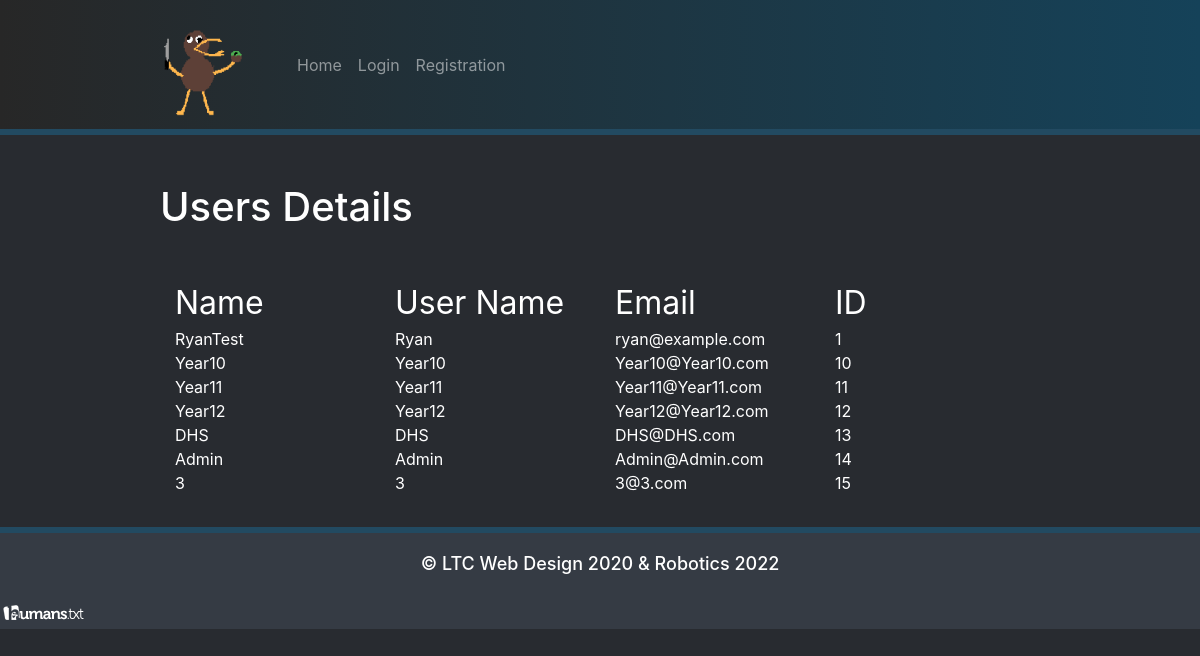
Screenshot of /report/allUserDetails with the database file from the repository.
### models.py (models this page shows, shortened)
class User(UserMixin, db.Model):
    id = db.Column(db.Integer, primary_key=True)
    name = db.Column(db.String(64), index=True, unique=True)
    username = db.Column(db.String(64), index=True, unique=True)
    email = db.Column(db.String(120), index=True, unique=True)
    password_hash = db.Column(db.String(128))
    is_administrator = db.Column(db.Boolean)
    current_score = db.Column(db.Integer)
    active_player = db.Column(db.Boolean)

### bp_game_management.py (the view)
@game_management_blueprint.route('/report/allUserDetails')
def all_user_details():
    sql = text('select name, username, email, id from user')
    result = db.engine.execute(sql)
    users = []
    for row in result:
        users.append(row)
    print(users)
    return render_template('userDetails.html', Title='Users Details', data=users, user=current_user)

### templates/userDetails.html (shortened to what this page needs)
{% extends 'base.html' %}
{% block header %}
    <h1>{{ Title }}</h1>
{% endblock %}
{% block content %}
    <div class="container-fluid">
        <div class="row">
            <div style='font-size: xx-large' class="col-lg-3 text-white">Name</div>
            <div style='font-size: xx-large' class="col-lg-3 text-white">User Name</div>
            <div style='font-size: xx-large' class="col-lg-3 text-white">Email</div>
            <div style='font-size: xx-large' class="col-lg-3 text-white">ID</div>
        </div>
        {% for user in data %}
            <div class="row">
                <div class="col-lg-3 text-white">{{ user[0] }}</div>
                <div class="col-lg-3 text-white">{{ user[1] }}</div>
                <div class="col-lg-3 text-white">{{ user[2] }}</div>
                <div class="col-lg-3 text-white">{{ user[3] }}</div>
            </div>
        {% endfor %}
    </div>
{% endblock %}

### templates/base.html (shortened to what this page needs)
<!DOCTYPE html>
<html lang="en">
<head>
    <link rel="stylesheet" href="/static/css/bootstrap.min.css">
</head>
<body style="background-color: #282b30">
<nav class="navbar navbar-expand-lg navbar-dark"
     style="background-image: linear-gradient(to right, #272727, #154259); padding-left: 150px"><a class="navbar-brand"
                                                                                                   href="/"><img
        src="/static/Attack_of_the_Kiwis.png" width="103" height="103" alt="Blackout Logo"></a>
    <div class="collapse navbar-collapse" id="navbarSupportedContent">
        <ul class="navbar-nav mr-auto">
            <li class="nav-item" style="padding-left: 20px"><a class="nav-link" href="/">Home <span class="sr-only">(current)</span></a>
            </li>
            {% if user.is_anonymous %}
                <li class="nav-item"><a class="nav-link" href="/login">Login</a></li>
                <li class="nav-item"><a class="nav-link" href="/registerUser">Registration</a></li>
            {% endif %}
        </ul>
    </div>
</nav>
<h1 style="border-top: #224a61 6px solid"></h1>
<section class="content" style="padding-left: 10em; padding-bottom: 2em;padding-right: 10em">
    <header >
        {% block header %}{% endblock %}
    </header>
    {% block content %}{% endblock %}
</section>
<footer style="padding-top: 20px; background-color: #353b44; border-top: 6px solid #224a61;">
    <h2 style="padding-bottom: 15px; text-align: center; font-size: 18px; color: white"> © LTC Web Design 2020 & Robotics 2022 </h2>
    <a href="/humans.txt"><img src="/static/humans.png" alt="HumansTXT Logo"></a>
</footer>
</body>
</html>

### templates/base.html (style rules this page uses)
h1 { padding-bottom: 40px; color: white; }
header { font-size: 18px; color: white; }

### rows the page displays
User: Name "RyanTest", username "Ryan", email "ryan@example.com", id "1"
User: Name "Year10", username "Year10", email "Year10@Year10.com", id "10"
User: Name "Year11", username "Year11", email "Year11@Year11.com", id "11"
User: Name "Year12", username "Year12", email "Year12@Year12.com", id "12"
User: Name "DHS", username "DHS", email "DHS@DHS.com", id "13"
User: Name "Admin", username "Admin", email "Admin@Admin.com", id "14"
User: Name "3", username "3", email "3@3.com", id "15"

### other values shown
{{ Title }} "Users Details"
